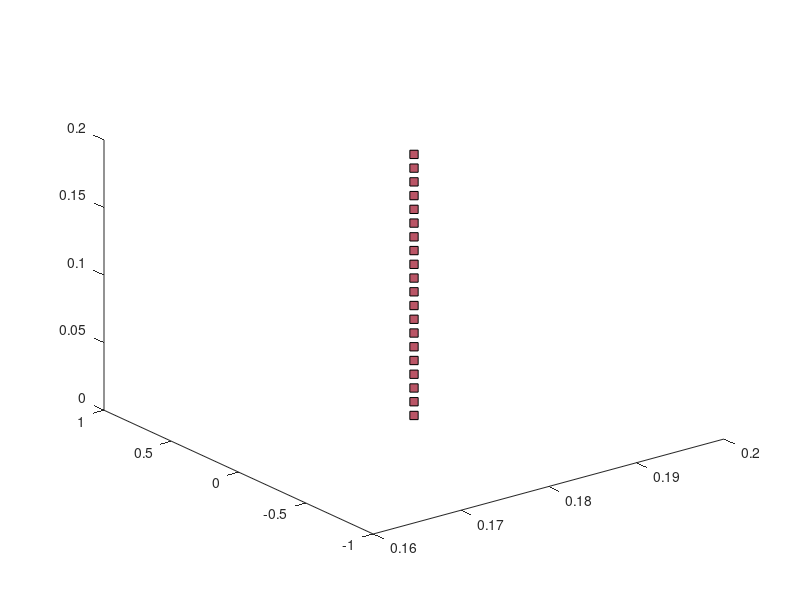

Write the MATLAB code that produced this figure. (Note: this script raises an error after producing the figure.)
%%% Figures
%  In total three sub figures for each figure a) 3D plot showing the
%  desired points, simulation and experimental points
%  b) Inputs Pb, Pr1,Pr2 and theta/4 in one plot
%  c) errors simulation and experimental

%% Only pos: line

% inverse inputs (O/P of NN) obtained using NN
load test_line_pos_x18y0.mat
test = test(linspace(3,60,20),:);
test_exp = test([1 6:5:16 20],:);

% exp end points(first column is the base)
exp_pts = [163.3942	-4.2792	-525.9855;
    200.8044-14.525	169.5228	-492.0766;
    193.1657-14.525	184.28	-448.5503;
    168.0447	180.2861	-403.8233;
    148.5211+14.525	176.3036	-364.8363;
    135.5045+14.525	174.4827	-343.7393];
exp_pts = (exp_pts-exp_pts(1,:))/100; % converting 
exp_pts = exp_pts(2:end,:); % removing the start point
exp_pts = [exp_pts(:,2) exp_pts(:,1) exp_pts(:,3)]; % changing the axis

% line points (variable name is inps)

load('line_test_pos_x18y0.mat')

inps = inps(linspace(3,60,20),:);
inps_exp = inps([1 6:5:16 20],:);

figure


set(gca,'nextplot','replacechildren'); 

% v = VideoWriter('line_pos.avi');
% open(v);
final_pos = zeros(length(test(:,1)),3);
test(test(:,1)>28,1) = 28;
test(test(:,2)>28,2) = 28;
test(test(:,3)>28,3) = 28;

plot3(inps(:,1)/10,inps(:,2)/10,inps(:,3)/10,'Marker','s','Color',[0 0 0],'MarkerFaceColor',[187/256 85/256 102/256],'Linestyle','none')
hold on

for k = 1:1:length(test)
   k;
   [final_pos(k,:),orient_rot,IP,shape] = forward_kin_rot(test(k,1),test(k,2),test(k,3),test(k,4));
   
   if k==11
       plot3(shape(1,:),shape(2,:),shape(3,:),'Color',[204/256 187/256 68/256],'linewidth',2,'Linestyle','--')
       
       hold on
   end
   
   

%    frame = getframe(gcf);
%    writeVideo(v,frame);
%    pause(1)
end

% close(v);


plot3(final_pos(:,1),final_pos(:,2),final_pos(:,3),'Marker','o','Color',[0 0 0],'MarkerFaceColor',[0/256 68/256 136/256],'Linestyle','none')

% plot3(exp_pts(:,1)/10,exp_pts(:,2)/10,exp_pts(:,3)/10,'Linestyle','none','Marker','d','Color',[0 0 0],'MarkerFaceColor',[34/256 136/256 51/256])
ylabel('Y (in m)','Fontweight','bold','fontsize',12)

xlabel('X (in m)','Fontweight','bold','fontsize',12)
zlabel('Z (in m)','Fontweight','bold','fontsize',12)
set(gca,'linewidth',1,'FontSize',12)
% xlim([10 24]*6.89476)

grid on
ax = gca;
ax.YAxis.Exponent = -2;
ax.XAxis.Exponent = -2;
ax.ZAxis.Exponent = -2;
% axis equal
% legend('Target','BR^2 shape','Simulation','Experiment')
legend('Target','BR^2 shape','Simulation')
view(3)
set(gcf, 'Position', [100, 100, 500, 500])
axis equal

figure
% inps plot and errors plot
plot(test(:,1),'-','Color',[221 170 51]/256,'linewidth',2);
hold on
% plot(test(:,2),'--','Color',[187 85 102]/256,'linewidth',2);
% plot(test(:,3),':','Color',[0 68 136]/256,'linewidth',2); 
% plot(test(:,4)/6,'-.','Color',[0 0 0]/256,'linewidth',2);
% legend('P_B','P_{Rc}','P_{Rcc}','\theta/6')
% 
% ylabel('Magnitude','Fontweight','bold','fontsize',12)
% 
% xlabel('Point','Fontweight','bold','fontsize',12)
% grid on
% set(gca,'linewidth',1,'FontSize',12)
% set(gcf, 'Position', [100, 100, 500, 500])
hold on
plot(test(:,2),'--','Color',[187 85 102]/256,'linewidth',2);
plot(test(:,3),':','Color',[0 68 136]/256,'linewidth',2); 
plot(test(:,4)/6,'-.','Color',[0 0 0]/256,'linewidth',2);
legend('P_B','P_{Rc}','P_{Rcc}','\theta/6')

ylabel('Magnitude','Fontweight','bold','fontsize',12)

xlabel('Point','Fontweight','bold','fontsize',12)
grid on
set(gca,'linewidth',1,'FontSize',12)
set(gcf, 'Position', [100, 100, 500, 500])



% errors

figure
% Simulation error
error_sim = sqrt(cumsum((inps(:,1:3)/10-final_pos).^2,2));
error_sim = error_sim(:,3);

plot(error_sim,'--','color',[0 68 136]/256,'linewidth',2)
hold on
error_exp = sqrt(cumsum((exp_pts/10 - inps_exp(:,1:3)/10).^2,2));
error_exp = abs(error_exp(:,3)-.01);% -1 because of dia of actuator

% plot([1 6:5:16 20],error_exp,'Linestyle','none','Marker','s','Color',[0 0 0],'MarkerFaceColor',[34 136 51]/256,'MarkerSize',8)
% legend('Simulation','Experiment')
legend('Simulation')

ylabel('Error (in m)','Fontweight','bold','fontsize',12)

xlabel('Point','Fontweight','bold','fontsize',12)
grid on
set(gca,'linewidth',1,'FontSize',12)
set(gcf, 'Position', [100, 100, 500, 500])
ax = gca;
ax.YAxis.Exponent = -2;
grid on
set(gca,'linewidth',1,'FontSize',12)
set(gcf, 'Position', [100, 100, 500, 500])

%% ########################################### only pos: Circle#############################################
close all

% inverse inputs (O/P of NN) obtained using NN
load test_circle_pos_x18.mat
test = test(linspace(2,60,30),:);
test_exp = test([1 3:3:30],:);

% exp end points(first column is the base)
exp_pts = [163.3942	-4.2792	-525.9855;
    138.4926	169.492	-406.6595;
    152.8666	174.3347	-416.3582;
    158.9867	176.4189	-424.5909;
    144.8753	177.3621	-439.4796;
    136.2374	173.8921	-463.4184;
    207.2283	175.7005	-464.9947;
    192.2275	182.9709	-452.7377;
    147.9357	191.5841	-427.7613;
    139.6094	191.4848	-405.6472;
    132.2242	180.8389	-397.2613;
    145.9072	183.7242	-379.3035];

exp_pts = (exp_pts-exp_pts(1,:))/100; % converting 
exp_pts = exp_pts(2:end,:); % removing the start point
exp_pts = [exp_pts(:,2) exp_pts(:,1) exp_pts(:,3)]; % changing the axis

% line points (variable name is inps)

load('circle_test_pos_x18.mat')

inps = inps(linspace(2,60,30),:);
inps_exp = inps([1 3:3:30],:);

figure


set(gca,'nextplot','replacechildren'); 

% v = VideoWriter('line_pos.avi');
% open(v);
final_pos = zeros(length(test(:,1)),3);
test(test(:,1)>28,1) = 28;
test(test(:,2)>28,2) = 28;
test(test(:,3)>28,3) = 28;

plot3(inps(:,1)/10,inps(:,2)/10,inps(:,3)/10,'Marker','s','Color',[0 0 0],'MarkerFaceColor',[187/256 85/256 102/256],'Linestyle','none')
hold on

for k = 1:1:length(test)
   k;
   [final_pos(k,:),orient_rot,IP,shape] = forward_kin_rot(test(k,1),test(k,2),test(k,3),test(k,4));
   
   if k==any([1 3:3:30])
       plot3(shape(1,:),shape(2,:),shape(3,:),'Color',[204/256 187/256 68/256],'linewidth',2,'Linestyle','--')
       
       hold on
   end
   
   

%    frame = getframe(gcf);
%    writeVideo(v,frame);
%    pause(1)
end

% close(v);


plot3(final_pos(:,1),final_pos(:,2),final_pos(:,3),'Marker','o','Color',[0 0 0],'MarkerFaceColor',[0/256 68/256 136/256],'Linestyle','none')

% plot3(exp_pts(:,1)/10,exp_pts(:,2)/10,exp_pts(:,3)/10,'Linestyle','none','Marker','d','Color',[0 0 0],'MarkerFaceColor',[34/256 136/256 51/256])
ylabel('Y (in m)','Fontweight','bold','fontsize',12)

xlabel('X (in m)','Fontweight','bold','fontsize',12)
zlabel('Z (in m)','Fontweight','bold','fontsize',12)
set(gca,'linewidth',1,'FontSize',12)
% xlim([10 24]*6.89476)

grid on
ax = gca;
ax.YAxis.Exponent = -2;
ax.XAxis.Exponent = -2;
ax.ZAxis.Exponent = -2;
% axis equal
% legend('Target','BR^2 shape','Simulation','Experiment')
legend('Target','BR^2 shape','Simulation')
view(3)
set(gcf, 'Position', [100, 100, 500, 500])
axis equal

figure
% inps plot and errors plot
plot(test(:,1),'-','Color',[221 170 51]/256,'linewidth',2);
hold on
plot(test(:,2),'--','Color',[187 85 102]/256,'linewidth',2);
plot(test(:,3),':','Color',[0 68 136]/256,'linewidth',2); 
plot(test(:,4)/6,'-.','Color',[0 0 0]/256,'linewidth',2);
legend('P_B','P_{Rc}','P_{Rcc}','\theta/6')

ylabel('Magnitude','Fontweight','bold','fontsize',12)

xlabel('Point','Fontweight','bold','fontsize',12)
grid on
set(gca,'linewidth',1,'FontSize',12)
set(gcf, 'Position', [100, 100, 500, 500])

% errors

figure
% Simulation error
error_sim = sqrt(cumsum((inps(:,1:3)/10-final_pos).^2,2));
error_sim = error_sim(:,3);

plot(error_sim,'--','color',[0 68 136]/256,'linewidth',2)
hold on
error_exp = sqrt(cumsum((exp_pts/10 - inps_exp(:,1:3)/10).^2,2));
error_exp = abs(error_exp(:,3)-.01);% -1 because of dia of actuator

% plot([1 3:3:30],error_exp,'Linestyle','none','Marker','s','Color',[0 0 0],'MarkerFaceColor',[34 136 51]/256,'MarkerSize',8)
% legend('Simulation','Experiment')
legend('Simulation')

ylabel('Error (in m)','Fontweight','bold','fontsize',12)

xlabel('Point','Fontweight','bold','fontsize',12)
grid on
set(gca,'linewidth',1,'FontSize',12)
set(gcf, 'Position', [100, 100, 500, 500])
ax = gca;
ax.YAxis.Exponent = -2;
grid on
set(gca,'linewidth',1,'FontSize',12)
set(gcf, 'Position', [100, 100, 500, 500])

%% #####################################ONLY POS: VIVIANI#################
close all

% inverse inputs (O/P of NN) obtained using NN
load test_viviani_pos_3.mat
test = test(linspace(2,60,30),:);
test_exp = test([1 3:3:30],:);

% exp end points(first column is the base)
exp_pts = [163.43	16.0872	-215.0126;
    167.7607	191.2764	-383.6429;
    188.9813	172.3511	-358.7093;
    215.2907	124.0751	-299.8223;
    101.7408	115.1132	-271.5514;
    83.9434	   159.8428	  -321.5451;
    155.5779	192.1388	-392.5347;
    128.0531	172.513	    -482.3289;
    156.1222	125.6198	-535.6802;
    186.7747	130.1483	-532.3829;
    159.7171	159.1734	-500.4312;
    171.0334	194.3209	-399.7697];


exp_pts = (exp_pts-exp_pts(1,:))/100; % converting 
exp_pts = exp_pts(2:end,:); % removing the start point
exp_pts = [exp_pts(:,2) exp_pts(:,1) exp_pts(:,3)]; % changing the axis

% line points (variable name is inps)

load('viviani_test_pos_3.mat')

inps = inps(linspace(2,60,30),:);
inps_exp = inps([1 3:3:30],:);

%### testing
% plot3(inps_exp(:,1),inps_exp(:,2),inps_exp(:,3),'r*')
% axis equal
% hold on
% plot3(exp_pts(:,1),exp_pts(:,2),exp_pts(:,3),'b*')

figure


set(gca,'nextplot','replacechildren'); 

% v = VideoWriter('line_pos.avi');
% open(v);
final_pos = zeros(length(test(:,1)),3);
test(test(:,1)>28,1) = 28;
test(test(:,2)>28,2) = 28;
test(test(:,3)>28,3) = 28;

plot3(inps(:,1)/10,inps(:,2)/10,inps(:,3)/10,'Marker','s','Color',[0 0 0],'MarkerFaceColor',[187/256 85/256 102/256],'Linestyle','none')
hold on

for k = 1:1:length(test)
   k;
   [final_pos(k,:),orient_rot,IP,shape] = forward_kin_rot(test(k,1),test(k,2),test(k,3),test(k,4));
   
   if k==any([1 3:3:30])
       plot3(shape(1,:),shape(2,:),shape(3,:),'Color',[204/256 187/256 68/256],'linewidth',2,'Linestyle','--')
       
       hold on
   end
   
   

%    frame = getframe(gcf);
%    writeVideo(v,frame);
%    pause(1)
end

% close(v);


plot3(final_pos(:,1),final_pos(:,2),final_pos(:,3),'Marker','o','Color',[0 0 0],'MarkerFaceColor',[0/256 68/256 136/256],'Linestyle','none')

% plot3(exp_pts(:,1)/10,exp_pts(:,2)/10,exp_pts(:,3)/10,'Linestyle','none','Marker','d','Color',[0 0 0],'MarkerFaceColor',[34/256 136/256 51/256])
ylabel('Y (in m)','Fontweight','bold','fontsize',12)

xlabel('X (in m)','Fontweight','bold','fontsize',12)
zlabel('Z (in m)','Fontweight','bold','fontsize',12)
set(gca,'linewidth',1,'FontSize',12)
% xlim([10 24]*6.89476)

grid on
ax = gca;
ax.YAxis.Exponent = -2;
ax.XAxis.Exponent = -2;
ax.ZAxis.Exponent = -2;
% axis equal
% legend('Target','BR^2 shape','Simulation','Experiment')
legend('Target','BR^2 shape','Simulation')
view(3)
set(gcf, 'Position', [100, 100, 500, 500])
axis equal

figure
% inps plot and errors plot
plot(test(:,1),'-','Color',[221 170 51]/256,'linewidth',2);
hold on
plot(test(:,2),'--','Color',[187 85 102]/256,'linewidth',2);
plot(test(:,3),':','Color',[0 68 136]/256,'linewidth',2); 
plot(test(:,4)/6,'-.','Color',[0 0 0]/256,'linewidth',2);
legend('P_B','P_{Rc}','P_{Rcc}','\theta/6')

ylabel('Magnitude','Fontweight','bold','fontsize',12)

xlabel('Point','Fontweight','bold','fontsize',12)
grid on
set(gca,'linewidth',1,'FontSize',12)
set(gcf, 'Position', [100, 100, 500, 500])

% errors

figure
% Simulation error
error_sim = sqrt(cumsum((inps(:,1:3)/10-final_pos).^2,2));
error_sim = error_sim(:,3);

plot(error_sim,'--','color',[0 68 136]/256,'linewidth',2)
hold on
error_exp = sqrt(cumsum((exp_pts/10 - inps_exp(:,1:3)/10).^2,2));
error_exp = abs(error_exp(:,3)-.01);% -1 because of dia of actuator

% plot([1 3:3:30],error_exp,'Linestyle','none','Marker','s','Color',[0 0 0],'MarkerFaceColor',[34 136 51]/256,'MarkerSize',8)
% legend('Simulation','Experiment')
legend('Simulation')

ylabel('Error (in m)','Fontweight','bold','fontsize',12)

xlabel('Point','Fontweight','bold','fontsize',12)
grid on
set(gca,'linewidth',1,'FontSize',12)
set(gcf, 'Position', [100, 100, 500, 500])
ax = gca;
ax.YAxis.Exponent = -2;
grid on
set(gca,'linewidth',1,'FontSize',12)
set(gcf, 'Position', [100, 100, 500, 500])

%% ##################################POS + ORI: line############################################
% inverse inputs (O/P of NN) obtained using NN
load test_line_sys_ori.mat
test = test(linspace(3,60,20),:);
test_exp = test([1 6:5:16 20],:);

% exp end points(first column is the base)
exp_pts = [163.3942	-4.2792	-525.9855;
    200.6017	181.5994	-476.4434;
    202.2943	195.7023	-432.5077;
    182.1809	191.3108	-416.7664;
    162.7838	190.8068	-374.979;
    146.029	186.4919	-326.5037];
exp_pts = (exp_pts-exp_pts(1,:))/100; % converting 
exp_pts = exp_pts(2:end,:); % removing the start point
exp_pts = [exp_pts(:,2) exp_pts(:,1) exp_pts(:,3)]; % changing the axis

% line points (variable name is inps)

load('line_test_sys_ori.mat')

inps = inps(linspace(3,60,20),:);
inps_exp = inps([1 6:5:16 20],:);

figure


set(gca,'nextplot','replacechildren'); 

% v = VideoWriter('line_pos.avi');
% open(v);
final_pos = zeros(length(test(:,1)),3);
test(test(:,1)>28,1) = 28;
test(test(:,2)>28,2) = 28;
test(test(:,3)>28,3) = 28;

plot3(inps(:,1)/10,inps(:,2)/10,inps(:,3)/10,'Marker','s','Color',[0 0 0],'MarkerFaceColor',[187/256 85/256 102/256],'Linestyle','none')
hold on

for k = 1:1:length(test)
   k;
   [final_pos(k,:),orient_rot,IP,shape] = forward_kin_rot(test(k,1),test(k,2),test(k,3),test(k,4));
   
   if k==11
       plot3(shape(1,:),shape(2,:),shape(3,:),'Color',[204/256 187/256 68/256],'linewidth',2,'Linestyle','--')
       
       hold on
   end
   
   

%    frame = getframe(gcf);
%    writeVideo(v,frame);
%    pause(1)
end

% close(v);


plot3(final_pos(:,1),final_pos(:,2),final_pos(:,3),'Marker','o','Color',[0 0 0],'MarkerFaceColor',[0/256 68/256 136/256],'Linestyle','none')

% plot3(exp_pts(:,1)/10,exp_pts(:,2)/10,exp_pts(:,3)/10,'Linestyle','none','Marker','d','Color',[0 0 0],'MarkerFaceColor',[34/256 136/256 51/256])
ylabel('Y (in m)','Fontweight','bold','fontsize',12)

xlabel('X (in m)','Fontweight','bold','fontsize',12)
zlabel('Z (in m)','Fontweight','bold','fontsize',12)
set(gca,'linewidth',1,'FontSize',12)
% xlim([10 24]*6.89476)

grid on
ax = gca;
ax.YAxis.Exponent = -2;
ax.XAxis.Exponent = -2;
ax.ZAxis.Exponent = -2;
% axis equal
% legend('Target','BR^2 shape','Simulation','Experiment')
legend('Target','BR^2 shape','Simulation')
view(3)
set(gcf, 'Position', [100, 100, 500, 500])
axis equal

figure
% inps plot and errors plot
plot(test(:,1),'-','Color',[221 170 51]/256,'linewidth',2);
hold on
plot(test(:,2),'--','Color',[187 85 102]/256,'linewidth',2);
plot(test(:,3),':','Color',[0 68 136]/256,'linewidth',2); 
plot(test(:,4)/6,'-.','Color',[0 0 0]/256,'linewidth',2);
legend('P_B','P_{Rc}','P_{Rcc}','\theta/6')

ylabel('Magnitude','Fontweight','bold','fontsize',12)

xlabel('Point','Fontweight','bold','fontsize',12)
grid on
set(gca,'linewidth',1,'FontSize',12)
set(gcf, 'Position', [100, 100, 500, 500])

% errors

figure
% Simulation error
error_sim = sqrt(cumsum((inps(:,1:3)/10-final_pos).^2,2));
error_sim = error_sim(:,3);

plot(error_sim,'--','color',[0 68 136]/256,'linewidth',2)
hold on
error_exp = sqrt(cumsum((exp_pts/10 - inps_exp(:,1:3)/10).^2,2));
error_exp = abs(error_exp(:,3)-.01);% -1 because of dia of actuator

% plot([1 6:5:16 20],error_exp,'Linestyle','none','Marker','s','Color',[0 0 0],'MarkerFaceColor',[34 136 51]/256,'MarkerSize',8)
% legend('Simulation','Experiment')
legend('Simulation')

ylabel('Error (in m)','Fontweight','bold','fontsize',12)

xlabel('Point','Fontweight','bold','fontsize',12)
grid on
set(gca,'linewidth',1,'FontSize',12)
set(gcf, 'Position', [100, 100, 500, 500])
ax = gca;
ax.YAxis.Exponent = -2;
grid on
set(gca,'linewidth',1,'FontSize',12)
set(gcf, 'Position', [100, 100, 500, 500])

%% ############################POS+ORI: CIRCLE###################

close all

% inverse inputs (O/P of NN) obtained using NN
load test_circle_sys_ori.mat
test = test(linspace(2,60,30),:);
test_exp = test([1 3:3:30],:);

% exp end points(first column is the base)
exp_pts = [163.3942	-4.2792	-525.9855;
    138.8031	176.1349	-410.6242;
    146.7616	176.9411	-415.151;
    156.9278	188.3158	-414.5884;
    144.4149	180.5311	-447.273;
    114.0657	176.9474	-459.9279;
    105.0811	167.2995	-473.8271;
    91.0237	160.0179	-464.7122;
    73.9674	164.4158	-437.8017;
    69.4843	161.8292	-419.7722;
    90.0366	171.2683	-407.7664;
    132.3001	177.7366	-396.1465];

exp_pts = (exp_pts-exp_pts(1,:))/100; % converting 
exp_pts = exp_pts(2:end,:); % removing the start point
exp_pts = [exp_pts(:,2) exp_pts(:,1) exp_pts(:,3)]; % changing the axis

% line points (variable name is inps)

load('circle_test_sys_ori.mat')

inps = inps(linspace(2,60,30),:);
inps_exp = inps([1 3:3:30],:);

figure


set(gca,'nextplot','replacechildren'); 

% v = VideoWriter('line_pos.avi');
% open(v);
final_pos = zeros(length(test(:,1)),3);
test(test(:,1)>28,1) = 28;
test(test(:,2)>28,2) = 28;
test(test(:,3)>28,3) = 28;

plot3(inps(:,1)/10,inps(:,2)/10,inps(:,3)/10,'Marker','s','Color',[0 0 0],'MarkerFaceColor',[187/256 85/256 102/256],'Linestyle','none')
hold on

for k = 1:1:length(test)
   k;
   [final_pos(k,:),orient_rot,IP,shape] = forward_kin_rot(test(k,1),test(k,2),test(k,3),test(k,4));
   
   if k==any([1 3:3:30])
       plot3(shape(1,:),shape(2,:),shape(3,:),'Color',[204/256 187/256 68/256],'linewidth',2,'Linestyle','--')
       
       hold on
   end
   
   

%    frame = getframe(gcf);
%    writeVideo(v,frame);
%    pause(1)
end

% close(v);


plot3(final_pos(:,1),final_pos(:,2),final_pos(:,3),'Marker','o','Color',[0 0 0],'MarkerFaceColor',[0/256 68/256 136/256],'Linestyle','none')

% plot3(exp_pts(:,1)/10,exp_pts(:,2)/10,exp_pts(:,3)/10,'Linestyle','none','Marker','d','Color',[0 0 0],'MarkerFaceColor',[34/256 136/256 51/256])
ylabel('Y (in m)','Fontweight','bold','fontsize',12)

xlabel('X (in m)','Fontweight','bold','fontsize',12)
zlabel('Z (in m)','Fontweight','bold','fontsize',12)
set(gca,'linewidth',1,'FontSize',12)
% xlim([10 24]*6.89476)

grid on
ax = gca;
ax.YAxis.Exponent = -2;
ax.XAxis.Exponent = -2;
ax.ZAxis.Exponent = -2;
% axis equal
% legend('Target','BR^2 shape','Simulation','Experiment')
legend('Target','BR^2 shape','Simulation')
view(3)
set(gcf, 'Position', [100, 100, 500, 500])
axis equal

figure
% inps plot and errors plot
plot(test(:,1),'-','Color',[221 170 51]/256,'linewidth',2);
hold on
plot(test(:,2),'--','Color',[187 85 102]/256,'linewidth',2);
plot(test(:,3),':','Color',[0 68 136]/256,'linewidth',2); 
plot(test(:,4)/6,'-.','Color',[0 0 0]/256,'linewidth',2);
legend('P_B','P_{Rc}','P_{Rcc}','\theta/6')

ylabel('Magnitude','Fontweight','bold','fontsize',12)

xlabel('Point','Fontweight','bold','fontsize',12)
grid on
set(gca,'linewidth',1,'FontSize',12)
set(gcf, 'Position', [100, 100, 500, 500])

% errors

figure
% Simulation error
error_sim = sqrt(cumsum((inps(:,1:3)/10-final_pos).^2,2));
error_sim = error_sim(:,3);

plot(error_sim,'--','color',[0 68 136]/256,'linewidth',2)
hold on
error_exp = sqrt(cumsum((exp_pts/10 - inps_exp(:,1:3)/10).^2,2));
error_exp = abs(error_exp(:,3)-.01);% -1 because of dia of actuator

% plot([1 3:3:30],error_exp,'Linestyle','none','Marker','s','Color',[0 0 0],'MarkerFaceColor',[34 136 51]/256,'MarkerSize',8)
% legend('Simulation','Experiment')
legend('Simulation')

ylabel('Error (in m)','Fontweight','bold','fontsize',12)

xlabel('Point','Fontweight','bold','fontsize',12)
grid on
set(gca,'linewidth',1,'FontSize',12)
set(gcf, 'Position', [100, 100, 500, 500])
ax = gca;
ax.YAxis.Exponent = -2;
grid on
set(gca,'linewidth',1,'FontSize',12)
set(gcf, 'Position', [100, 100, 500, 500])

%% ########################## POS+ORI:VIVIANI ##########################
close all

% inverse inputs (O/P of NN) obtained using NN
load test_viviani_sys_ori.mat
test = test(linspace(2,60,30),:);
test_exp = test([1 3:3:30],:);

% exp end points(first column is the base)
exp_pts = [163.43	16.0872	-215.0126;
    175.1009	194.4932	-381.4052;
    178.8067	177.6954	-333.411;
    185.8517	127.7268	-261.227;
    120.6656	113.115	-249.045;
    105.867	149.5761	-287.5794;
    162.9144	193.5714	-381.4013;
    259.4165	153.4727	-467.8588;
    234.5018	88.0699	-538.1816;
    248.3146	91.9493	-534.9055;
    161.5068	155.812	-502.4263;
    178.9358	191.6615	-412.0556];


exp_pts = (exp_pts-exp_pts(1,:))/100; % converting 
exp_pts = exp_pts(2:end,:); % removing the start point
exp_pts = [exp_pts(:,2) exp_pts(:,1) -exp_pts(:,3)]; % changing the axis

% line points (variable name is inps)

load('viviani_test_sys_ori.mat')

inps = inps(linspace(2,60,30),:);
inps_exp = inps([1 3:3:30],:);

%### testing
% plot3(inps_exp(:,1),inps_exp(:,2),inps_exp(:,3),'r*')
% axis equal
% hold on
% plot3(exp_pts(:,1),exp_pts(:,2),exp_pts(:,3),'b*')

figure


set(gca,'nextplot','replacechildren'); 

% v = VideoWriter('line_pos.avi');
% open(v);
final_pos = zeros(length(test(:,1)),3);
test(test(:,1)>28,1) = 28;
test(test(:,2)>28,2) = 28;
test(test(:,3)>28,3) = 28;

plot3(inps(:,1)/10,inps(:,2)/10,inps(:,3)/10,'Marker','s','Color',[0 0 0],'MarkerFaceColor',[187/256 85/256 102/256],'Linestyle','none')
hold on

for k = 1:1:length(test)
   k;
   [final_pos(k,:),orient_rot,IP,shape] = forward_kin_rot(test(k,1),test(k,2),test(k,3),test(k,4));
   
   if k==any([1 3:3:30])
       plot3(shape(1,:),shape(2,:),shape(3,:),'Color',[204/256 187/256 68/256],'linewidth',2,'Linestyle','--')
       
       hold on
   end
   
   

%    frame = getframe(gcf);
%    writeVideo(v,frame);
%    pause(1)
end

% close(v);


plot3(final_pos(:,1),final_pos(:,2),final_pos(:,3),'Marker','o','Color',[0 0 0],'MarkerFaceColor',[0/256 68/256 136/256],'Linestyle','none')

% plot3(exp_pts(:,1)/10,exp_pts(:,2)/10,exp_pts(:,3)/10,'Linestyle','none','Marker','d','Color',[0 0 0],'MarkerFaceColor',[34/256 136/256 51/256])
ylabel('Y (in m)','Fontweight','bold','fontsize',12)

xlabel('X (in m)','Fontweight','bold','fontsize',12)
zlabel('Z (in m)','Fontweight','bold','fontsize',12)
set(gca,'linewidth',1,'FontSize',12)
% xlim([10 24]*6.89476)

grid on
ax = gca;
ax.YAxis.Exponent = -2;
ax.XAxis.Exponent = -2;
ax.ZAxis.Exponent = -2;
% axis equal
% legend('Target','BR^2 shape','Simulation','Experiment')
legend('Target','BR^2 shape','Simulation')
view(3)
set(gcf, 'Position', [100, 100, 500, 500])
axis equal

figure
% inps plot and errors plot
plot(test(:,1),'-','Color',[221 170 51]/256,'linewidth',2);
hold on
plot(test(:,2),'--','Color',[187 85 102]/256,'linewidth',2);
plot(test(:,3),':','Color',[0 68 136]/256,'linewidth',2); 
plot(test(:,4)/6,'-.','Color',[0 0 0]/256,'linewidth',2);
legend('P_B','P_{Rc}','P_{Rcc}','\theta/6')

ylabel('Magnitude','Fontweight','bold','fontsize',12)

xlabel('Point','Fontweight','bold','fontsize',12)
grid on
set(gca,'linewidth',1,'FontSize',12)
set(gcf, 'Position', [100, 100, 500, 500])

% errors

figure
% Simulation error
error_sim = sqrt(cumsum((inps(:,1:3)/10-final_pos).^2,2));
error_sim = error_sim(:,3);

plot(error_sim,'--','color',[0 68 136]/256,'linewidth',2)
hold on
error_exp = sqrt(cumsum((exp_pts/10 - inps_exp(:,1:3)/10).^2,2));
error_exp = abs(error_exp(:,3)-.01);% -1 because of dia of actuator

% plot([1 3:3:30],error_exp,'Linestyle','none','Marker','s','Color',[0 0 0],'MarkerFaceColor',[34 136 51]/256,'MarkerSize',8)
% legend('Simulation','Experiment')
legend('Simulation')

ylabel('Error (in m)','Fontweight','bold','fontsize',12)

xlabel('Point','Fontweight','bold','fontsize',12)
grid on
set(gca,'linewidth',1,'FontSize',12)
set(gcf, 'Position', [100, 100, 500, 500])
ax = gca;
ax.YAxis.Exponent = -2;
grid on
set(gca,'linewidth',1,'FontSize',12)
set(gcf, 'Position', [100, 100, 500, 500])